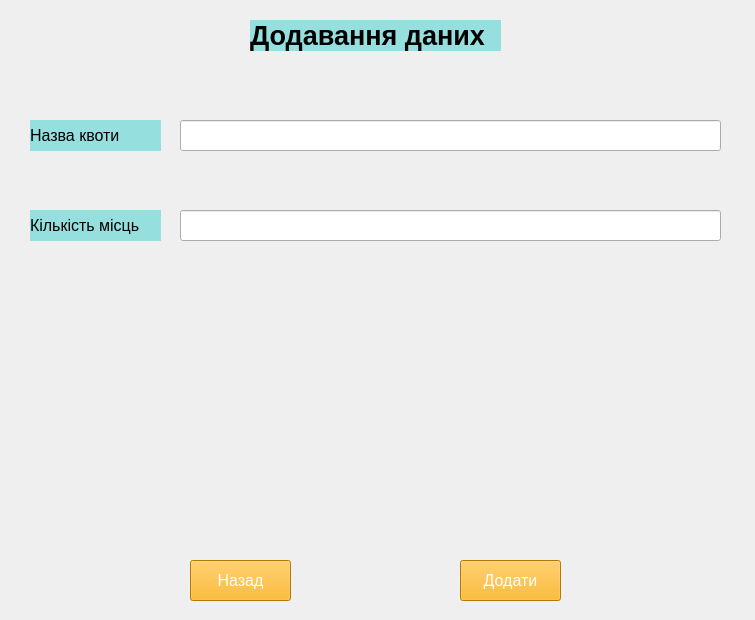
<?xml version="1.0" encoding="UTF-8"?>
<ui version="4.0">
 <class>MainWindow</class>
 <widget class="QMainWindow" name="MainWindow">
  <property name="geometry">
   <rect>
    <x>0</x>
    <y>0</y>
    <width>755</width>
    <height>620</height>
   </rect>
  </property>
  <property name="windowTitle">
   <string>Оновлення даних</string>
  </property>
  <widget class="QWidget" name="centralwidget">
   <widget class="QLabel" name="label">
    <property name="geometry">
     <rect>
      <x>0</x>
      <y>0</y>
      <width>755</width>
      <height>620</height>
     </rect>
    </property>
    <property name="text">
     <string/>
    </property>
    <property name="pixmap">
     <pixmap>4a7eaeae52140c9205af389cc1e2c7b7-Enhanced-transformed (4).jpeg</pixmap>
    </property>
   </widget>
   <widget class="QLabel" name="label_2">
    <property name="geometry">
     <rect>
      <x>250</x>
      <y>20</y>
      <width>251</width>
      <height>31</height>
     </rect>
    </property>
    <property name="font">
     <font>
      <pointsize>20</pointsize>
      <weight>75</weight>
      <bold>true</bold>
     </font>
    </property>
    <property name="styleSheet">
     <string notr="true">background-color: rgb(149, 223, 223);</string>
    </property>
    <property name="text">
     <string>Додавання даних</string>
    </property>
   </widget>
   <widget class="QPushButton" name="admin_back">
    <property name="geometry">
     <rect>
      <x>190</x>
      <y>560</y>
      <width>101</width>
      <height>41</height>
     </rect>
    </property>
    <property name="font">
     <font>
      <pointsize>12</pointsize>
     </font>
    </property>
    <property name="styleSheet">
     <string notr="true">background-color: rgb(255, 170, 0);
color: rgb(255, 255, 255);</string>
    </property>
    <property name="text">
     <string>Назад</string>
    </property>
   </widget>
   <widget class="QPushButton" name="admin_add_benefit">
    <property name="geometry">
     <rect>
      <x>460</x>
      <y>560</y>
      <width>101</width>
      <height>41</height>
     </rect>
    </property>
    <property name="font">
     <font>
      <pointsize>12</pointsize>
     </font>
    </property>
    <property name="styleSheet">
     <string notr="true">background-color: rgb(255, 170, 0);
color: rgb(255, 255, 255);</string>
    </property>
    <property name="text">
     <string>Додати</string>
    </property>
   </widget>
   <widget class="QLabel" name="label_full_name">
    <property name="geometry">
     <rect>
      <x>30</x>
      <y>120</y>
      <width>131</width>
      <height>31</height>
     </rect>
    </property>
    <property name="font">
     <font>
      <pointsize>12</pointsize>
      <weight>50</weight>
      <bold>false</bold>
     </font>
    </property>
    <property name="toolTip">
     <string>&lt;html&gt;&lt;head/&gt;&lt;body&gt;&lt;p align=&quot;center&quot;&gt;&lt;br/&gt;&lt;/p&gt;&lt;/body&gt;&lt;/html&gt;</string>
    </property>
    <property name="styleSheet">
     <string notr="true">background-color: rgb(149, 223, 223);</string>
    </property>
    <property name="text">
     <string>Назва квоти</string>
    </property>
    <property name="margin">
     <number>3</number>
    </property>
   </widget>
   <widget class="QLineEdit" name="take_num_of_places">
    <property name="geometry">
     <rect>
      <x>180</x>
      <y>210</y>
      <width>541</width>
      <height>31</height>
     </rect>
    </property>
   </widget>
   <widget class="QLineEdit" name="take_benefit_name">
    <property name="geometry">
     <rect>
      <x>180</x>
      <y>120</y>
      <width>541</width>
      <height>31</height>
     </rect>
    </property>
   </widget>
   <widget class="QLabel" name="label_email">
    <property name="geometry">
     <rect>
      <x>30</x>
      <y>210</y>
      <width>131</width>
      <height>31</height>
     </rect>
    </property>
    <property name="font">
     <font>
      <pointsize>12</pointsize>
      <weight>50</weight>
      <bold>false</bold>
     </font>
    </property>
    <property name="toolTip">
     <string>&lt;html&gt;&lt;head/&gt;&lt;body&gt;&lt;p align=&quot;center&quot;&gt;&lt;br/&gt;&lt;/p&gt;&lt;/body&gt;&lt;/html&gt;</string>
    </property>
    <property name="styleSheet">
     <string notr="true">background-color: rgb(149, 223, 223);</string>
    </property>
    <property name="text">
     <string>Кількість місць</string>
    </property>
    <property name="margin">
     <number>3</number>
    </property>
   </widget>
  </widget>
 </widget>
 <resources/>
 <connections/>
</ui>
